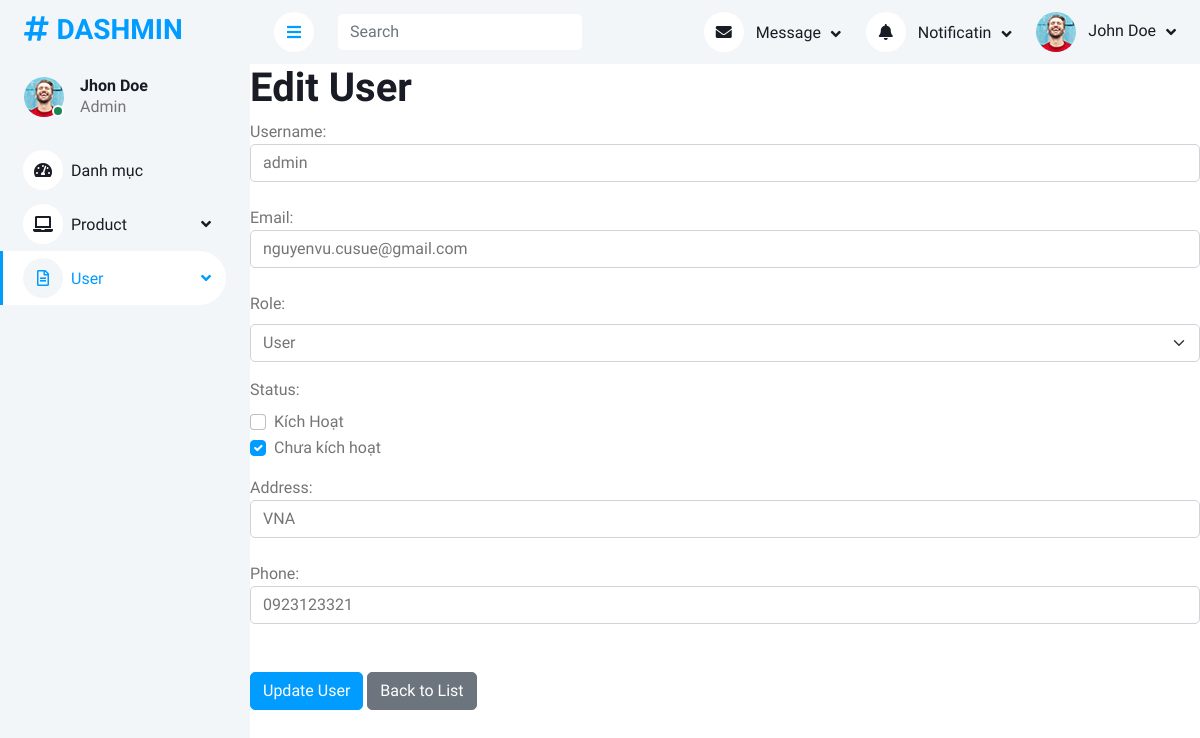
Screenshot of /dashmin-1.0.0/edit_user.php with the database file from the repository.
### tables this page shows
CREATE TABLE `users` (
  `id` int(11) NOT NULL,
  `username` varchar(255) NOT NULL,
  `email` varchar(255) NOT NULL,
  `password` varchar(255) NOT NULL,
  `role` tinyint(4) NOT NULL DEFAULT 0,
  `address` varchar(255) DEFAULT NULL,
  `phone` varchar(20) DEFAULT NULL,
  `otp_code` varchar(6) DEFAULT NULL,
  `status` tinyint(4) NOT NULL DEFAULT 1
);

### dashmin-1.0.0/DBUtil.php (called while the page is built, shortened)
<?php
include "Database.php";
class DBUntil
{
    private $connection = null;
    function __construct()
    {
        $db = new Database(HOST, USERNAME, PASSWORD, DB_NAME);
        $this->connection = $db->getConnection();
    }
    public function select($sql, $params = [])
    {
        $stmt = $this->connection->prepare($sql);
        $stmt->execute($params);
        $stmt->setFetchMode(PDO::FETCH_ASSOC);
        return $stmt->fetchAll();
    }
}
?>

### dashmin-1.0.0/Database.php (called while the page is built, shortened)
<?php
class Database
{
    private $host;
    private $username;
    private $password;
    private $dbname;
    public function __construct($host, $username, $password, $dbname)
    {
        $this->host = $host;
        $this->password = $password;
        $this->username = $username;
        $this->dbname = $dbname;
    }
    public function getConnection()
    {
        try {
            $url = "mysql:host=" . $this->host . ";dbname=" . $this->dbname . ";username=" . $this->username . "";
            $this->connection = new PDO($url, $this->username, $this->password);
            $this->connection->setAttribute(PDO::ATTR_ERRMODE, PDO::ERRMODE_EXCEPTION);
            return $this->connection;
        } catch (\Exception $e) {
            echo "Error: " . $e->getMessage();
            return null;
        }
    }
}

### dashmin-1.0.0/user.php (called while the page is built, shortened)
<?php
include "DBUtil.php";
class User
{
    private $db;
    public function __construct()
    {
        $this->db = new DBUntil();
    }
    public function listUsers()
    {
        $sql = "SELECT * FROM users";
        return $this->db->select($sql);
    }
}
?>

### dashmin-1.0.0/edit_user.php (the view, shortened to what this page needs)
<?php
include 'user.php';
$user = new User();
if ($_SERVER['REQUEST_METHOD'] === 'POST') {
    $id = $_POST['id'];
    $data = [
        'username' => $_POST['username'],
        'email' => $_POST['email'],
        'role' => $_POST['role'],
        'status' => isset($_POST['status']) ? 1 : 0,
        'address' => $_POST['address'],
        'phone' => $_POST['phone']
    ];
    try {
        $user->updateUser($id, $data);
        header("Location: list_user.php");
    } catch (Exception $e) {
        $error = $e->getMessage();
    }
} else {
    $id = $_GET['id'];
    $currentUser = $user->listUsers("SELECT * FROM users WHERE id = $id")[0];
}
?>
<!DOCTYPE html>
<html lang="en">
<head>
    <link href="https://cdnjs.cloudflare.com/ajax/libs/font-awesome/5.10.0/css/all.min.css" rel="stylesheet">
    <link href="https://cdn.jsdelivr.net/npm/bootstrap-icons@1.4.1/font/bootstrap-icons.css" rel="stylesheet">
    <link href="lib/owlcarousel/assets/owl.carousel.min.css" rel="stylesheet">
    <link href="lib/tempusdominus/css/tempusdominus-bootstrap-4.min.css" rel="stylesheet" />
    <link href="css/bootstrap.min.css" rel="stylesheet">
    <link href="css/style.css" rel="stylesheet">
</head>
<body>
    <div class="container-xxl position-relative bg-white d-flex p-0">
        <div class="sidebar pe-4 pb-3">
            <nav class="navbar bg-light navbar-light">
                <a href="index.html" class="navbar-brand mx-4 mb-3">
                    <h3 class="text-primary"><i class="fa fa-hashtag me-2"></i>DASHMIN</h3>
                </a>
                <div class="d-flex align-items-center ms-4 mb-4">
                    <div class="position-relative">
                        <img class="rounded-circle" src="img/user.jpg" alt="" style="width: 40px; height: 40px;">
                        <div class="bg-success rounded-circle border border-2 border-white position-absolute end-0 bottom-0 p-1"></div>
                    </div>
                    <div class="ms-3">
                        <h6 class="mb-0">Jhon Doe</h6>
                        <span>Admin</span>
                    </div>
                </div>
                <div class="navbar-nav w-100">
                    <a href="index.php" class="nav-item nav-link "><i class="fa fa-tachometer-alt me-2"></i>Danh mục</a>
                    <div class="nav-item dropdown">
                        <a href="#" class="nav-link dropdown-toggle" data-bs-toggle="dropdown"><i class="fa fa-laptop me-2"></i>Product</a>
                    </div>
                    <div class="nav-item dropdown">
                        <a href="#" class="nav-link dropdown-toggle active" data-bs-toggle="dropdown"><i class="far fa-file-alt me-2"></i>User</a>
                    </div>
                </div>
            </nav>
        </div>
        <div class="content">
            <nav class="navbar navbar-expand bg-light navbar-light sticky-top px-4 py-0">
                <a href="#" class="sidebar-toggler flex-shrink-0">
                    <i class="fa fa-bars"></i>
                </a>
                <form class="d-none d-md-flex ms-4">
                    <input class="form-control border-0" type="search" placeholder="Search">
                </form>
                <div class="navbar-nav align-items-center ms-auto">
                    <div class="nav-item dropdown">
                        <a href="#" class="nav-link dropdown-toggle" data-bs-toggle="dropdown">
                            <i class="fa fa-envelope me-lg-2"></i>
                            <span class="d-none d-lg-inline-flex">Message</span>
                        </a>
                    </div>
                    <div class="nav-item dropdown">
                        <a href="#" class="nav-link dropdown-toggle" data-bs-toggle="dropdown">
                            <i class="fa fa-bell me-lg-2"></i>
                            <span class="d-none d-lg-inline-flex">Notificatin</span>
                        </a>
                    </div>
                    <div class="nav-item dropdown">
                        <a href="#" class="nav-link dropdown-toggle" data-bs-toggle="dropdown">
                            <img class="rounded-circle me-lg-2" src="img/user.jpg" alt="" style="width: 40px; height: 40px;">
                            <span class="d-none d-lg-inline-flex">John Doe</span>
                        </a>
                    </div>
                </div>
            </nav>
            <h1>Edit User</h1>
            <form action="" method="POST">
                <label for="username">Username:</label><br>
                <input type="text" class="form-control" id="username" name="username" value="<?php echo htmlspecialchars($currentUser['username']); ?>"><br>
                <label for="email">Email:</label><br>
                <input type="email" class="form-control" id="email" name="email" value="<?php echo htmlspecialchars($currentUser['email']); ?>"><br>
                <div class="mb-3">
                    <label for="role" class="form-label">Role:</label><br>
                    <select class="form-select" id="role" name="role">
                        <option value="0" <?php if ($currentUser['role'] === '0') echo 'selected'; ?>>User</option>
                    </select>
                </div>
                <div class="mb-3">
                    <label for="status" class="form-label">Status:</label><br>
                    <div class="form-check">
                        <input type="checkbox" class="form-check-input" id="active" name="active" <?php if ($currentUser['status'] == 1) echo 'checked'; ?>>
                        <label class="form-check-label" for="active">Kích Hoạt</label>
                    </div>
                    <div class="form-check">
                        <input type="checkbox" class="form-check-input" id="inactive" name="inactive" <?php if ($currentUser['status'] == 0) echo 'checked'; ?>>
                        <label class="form-check-label" for="inactive">Chưa kích hoạt</label>
                    </div>
                </div>
                <label for="address">Address:</label><br>
                <input type="text" class="form-control" id="address" name="address" value="<?php echo htmlspecialchars($currentUser['address']); ?>"><br>
                <label for="phone">Phone:</label><br>
                <input type="text" class="form-control" id="phone" name="phone" value="<?php echo htmlspecialchars($currentUser['phone']); ?>" required><br><br>
                <input type="submit" class="btn btn-primary" value="Update User">
                <a href="index.php" class="btn btn-secondary">Back to List</a>
            </form>
        </div>
    </div>
</body>
</html>

### dashmin-1.0.0/css/style.css (style rules this page uses)
:root { --primary: #009CFF; --light: #F3F6F9; --dark: #191C24; }
.btn { transition: .5s; }
.btn.btn-primary { color: #FFFFFF; }
.sidebar { position: fixed; top: 0; left: 0; bottom: 0; width: 250px; height: 100vh; overflow-y: auto; background: var(--light); transition: 0.5s; z-index: 999; }
.content { margin-left: 250px; min-height: 100vh; background: #FFFFFF; transition: 0.5s; }
@media (min-width: 992px) { .sidebar { margin-left: 0; } }
@media (min-width: 992px) { .content { width: calc(100% - 250px); } }
.sidebar .navbar .navbar-nav .nav-link { padding: 7px 20px; color: var(--dark); font-weight: 500; border-left: 3px solid var(--light); border-radius: 0 30px 30px 0; outline: none; }
.sidebar .navbar .navbar-nav .nav-link:hover, .sidebar .navbar .navbar-nav .nav-link.active { color: var(--primary); background: #FFFFFF; border-color: var(--primary); }
.sidebar .navbar .navbar-nav .nav-link i { width: 40px; height: 40px; display: inline-flex; align-items: center; justify-content: center; background: #FFFFFF; border-radius: 40px; }
.sidebar .navbar .navbar-nav .nav-link:hover i, .sidebar .navbar .navbar-nav .nav-link.active i { background: var(--light); }
.sidebar .navbar .dropdown-toggle::after { position: absolute; top: 15px; right: 15px; border: none; content: "\f107"; font-family: "Font Awesome 5 Free"; font-weight: 900; transition: .5s; }
.content .navbar .navbar-nav .nav-link { margin-left: 25px; padding: 12px 0; color: var(--dark); outline: none; }
.content .navbar .sidebar-toggler, .content .navbar .navbar-nav .nav-link i { width: 40px; height: 40px; display: inline-flex; align-items: center; justify-content: center; background: #FFFFFF; border-radius: 40px; }
.content .navbar .dropdown-toggle::after { margin-left: 6px; vertical-align: middle; border: none; content: "\f107"; font-family: "Font Awesome 5 Free"; font-weight: 900; transition: .5s; }

### rows the page displays
users: username "admin", email "nguyenvu.cusue@gmail.com", status "☑", address "VNA", phone "0923123321"
